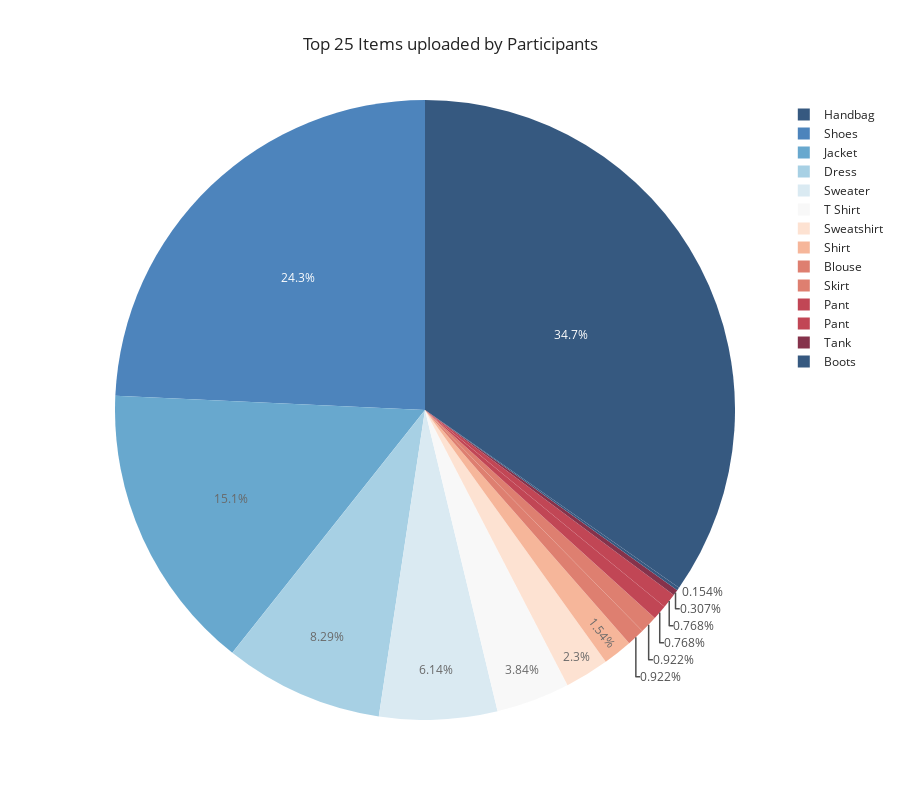

The notebook cell this image was saved under:
### Code cell
fig_pie_items = px.pie(topitems, values='counts', names='items', 
                    title='Top 25 Items uploaded by Participants', 
                    template='seaborn', color='counts', opacity=0.8, 
                    color_discrete_sequence=px.colors.sequential.RdBu_r,
                    height=800)
fig_pie_items.show()

### Figure 1 — Plotly figure (JSON) as saved in the notebook; plotly's stock layout.template omitted (floating-point values rounded to 4 significant figures)
{"data": [{"customdata": [[226], [158], [98], [54], [40], [25], [15], [10], [6], [6], [5], [5], [2], [1]], "domain": {"x": [0, 1], "y": [0, 1]}, "hovertemplate": "items=%{label}<br>counts=%{customdata[0]}<extra></extra>", "labels": ["Handbag", "Shoes", "Jacket", "Dress", "Sweater", "T Shirt", "Sweatshirt", "Shirt", "Blouse", "Skirt", "Pant", "Pant ", "Tank", "Boots"], "legendgroup": "", "marker": {"colors": ["rgb(5,48,97)", "rgb(33,102,172)", "rgb(67,147,195)", "rgb(146,197,222)", "rgb(209,229,240)", "rgb(247,247,247)", "rgb(253,219,199)", "rgb(244,165,130)", "rgb(214,96,77)", "rgb(214,96,77)", "rgb(178,24,43)", "rgb(178,24,43)", "rgb(103,0,31)", "rgb(5,48,97)"]}, "name": "", "opacity": 0.8, "showlegend": true, "type": "pie", "values": [226, 158, 98, 54, 40, 25, 15, 10, 6, 6, 5, 5, 2, 1]}], "layout": {"height": 800, "legend": {"tracegroupgap": 0}, "piecolorway": ["rgb(5,48,97)", "rgb(33,102,172)", "rgb(67,147,195)", "rgb(146,197,222)", "rgb(209,229,240)", "rgb(247,247,247)", "rgb(253,219,199)", "rgb(244,165,130)", "rgb(214,96,77)", "rgb(178,24,43)", "rgb(103,0,31)"], "title": {"text": "Top 25 Items uploaded by Participants"}}}
